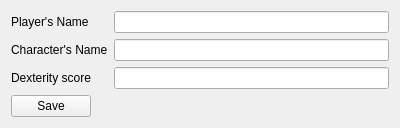
<?xml version="1.0" encoding="UTF-8"?>
<ui version="4.0">
 <class>Form</class>
 <widget class="QWidget" name="Form">
  <property name="geometry">
   <rect>
    <x>0</x>
    <y>0</y>
    <width>400</width>
    <height>119</height>
   </rect>
  </property>
  <property name="windowTitle">
   <string>Form</string>
  </property>
  <layout class="QFormLayout" name="formLayout">
   <item row="0" column="0">
    <widget class="QLabel" name="playerLabel">
     <property name="text">
      <string>Player's Name</string>
     </property>
    </widget>
   </item>
   <item row="0" column="1">
    <widget class="QLineEdit" name="playerLineEdit"/>
   </item>
   <item row="1" column="0">
    <widget class="QLabel" name="charLabel">
     <property name="text">
      <string>Character's Name</string>
     </property>
    </widget>
   </item>
   <item row="1" column="1">
    <widget class="QLineEdit" name="charLineEdit"/>
   </item>
   <item row="2" column="0">
    <widget class="QLabel" name="dexLabel">
     <property name="text">
      <string>Dexterity score</string>
     </property>
    </widget>
   </item>
   <item row="2" column="1">
    <widget class="QLineEdit" name="dexLineEdit"/>
   </item>
   <item row="3" column="0">
    <widget class="QPushButton" name="saveButton">
     <property name="text">
      <string>Save</string>
     </property>
    </widget>
   </item>
  </layout>
 </widget>
 <resources/>
 <connections/>
</ui>
